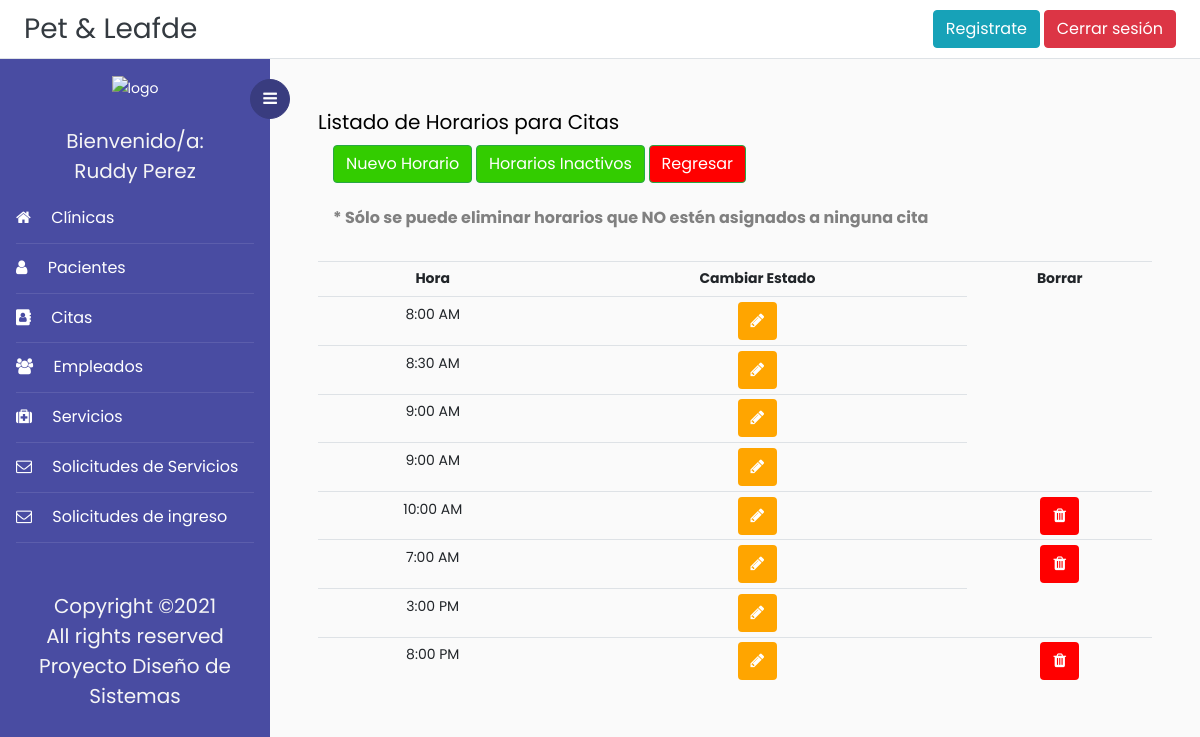
Before: /listadoHorarios/ (signed in) with the older database file.
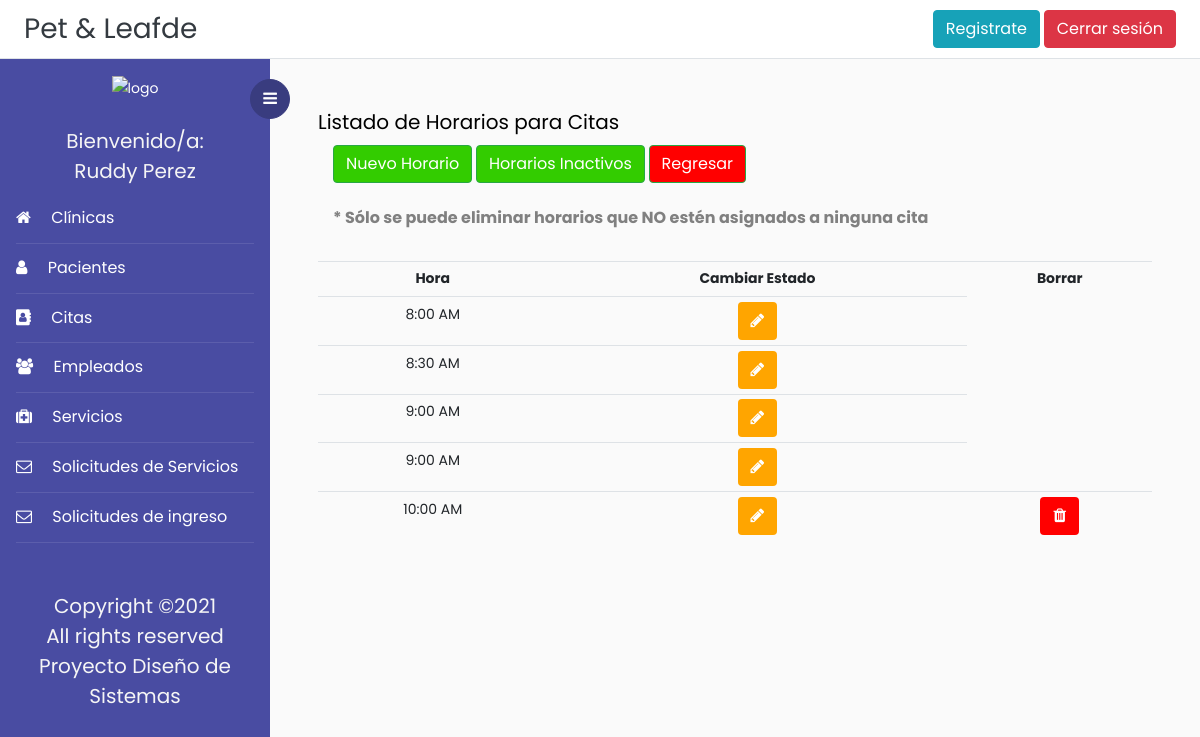
After: the same page with the newer database file.
### Veterinaria/models.py (models this page shows, shortened)
class Horario(models.Model):
    id = models.AutoField(primary_key = True)
    hora = models.CharField(max_length=5, help_text=" Formato de Hora: ##:##", validators=[formato_Hora])
    clinica = models.ForeignKey('Clinica', on_delete = models.PROTECT)
    activo = models.BooleanField(blank=True,  default=1)
    INDICADOR = (('am','AM'),('pm', 'PM'))# Estructura para la selección del indicador de la hora
    indicador = models.CharField(max_length=2, choices=INDICADOR, blank=True, help_text='')

### Veterinaria/views.py (the view)
# urls.py: path('listadoHorarios/', login_required(ListadoHorarios), name='listado_horarios'),
def ListadoHorarios(request):
    horarios = Horario.objects.all().order_by('id')
    citas = Cita.objects.all()
    horaCita = Horario.objects.none()
    horaBorrar = Horario.objects.none()
    for c in citas:
        horaCita |= Horario.objects.filter(id = c.horaCita_id)
    horaId = []
    for hC in horaCita:
        horaId.append(hC.id)
    for h in horarios:
        if h.id not in horaId:
            horaBorrar |= Horario.objects.filter(id = h.id)
    return render(request, 'Plantillas/listadoHorarios.html', {'horarios':horarios, 'horaBorrar':horaBorrar})

### Veterinaria/templates/Plantillas/listadoHorarios.html (shortened to what this page needs)
{% extends 'base.html' %}
{% block content %}
<h5>Listado de Horarios para Citas</h5>
<div class="container">
	<div>
		<a href="{% url 'crear_horario' %}" class="btn btn-success" style="color:white; background-color:#33CC00">
  		 Nuevo Horario</a>
		<a href="{% url 'horarios_inactivos' %}" class="btn btn-success" style="color:white; background-color:#33CC00">
  		 Horarios Inactivos</a>
		<a href="{% url 'listado_citas' %}" class="btn btn-success" style="color:white; background-color:red">
  		 Regresar</a>
	</div>
	<br>
	<h6><B>* Sólo se puede eliminar horarios que NO estén asignados a ninguna cita</B></h6>
</div>
<br>
	<table  class="table table-sm">
		<tr style="text-align: center">
			<th style="text-align: center">Hora</th>
			<th style="text-align: center">Cambiar Estado</th>
			<th style="text-align: center">Borrar</th>
		</tr>
		{% for h in horarios %}
			{% if h.activo == 1%}
			<tr>
				<td style="text-align: center">{{h.hora}} {% if h.indicador == 'am' %} AM{%else%} PM{%endif%}</td>
				<td style="text-align:center;">
					<button onclick="return abrir_modal('{% url 'modificar_horario' h.pk %}')"  style="color:white; background-color:orange" class="btn btn-successtn"><i class="fa fa-pencil" aria-hidden="true"></i></button>
				</td>
				{% for hB in horaBorrar %}
					{% if h.id == hB.id%}
					<td style="text-align:center;">
						<button onclick="return abrir_modal('{% url 'borrar_horario' h.pk %}')"  style="color:white; background-color:red" class="btn btn-successtn"><i class="fa fa-trash" aria-hidden="true"></i></button>
					</td>
					{% endif %}
				{% endfor %}
			</tr>
			{% endif %}
		{% endfor %}
	</table>
{% endblock content%}

Changed rows visible on the page:
removed Horario: hora "7:00", indicador "AM"
removed Horario: hora "3:00", indicador "PM", shown under "* Sólo se puede eliminar horarios que NO estén asignados a ninguna cita"
removed Horario: hora "8:00", indicador "PM"
